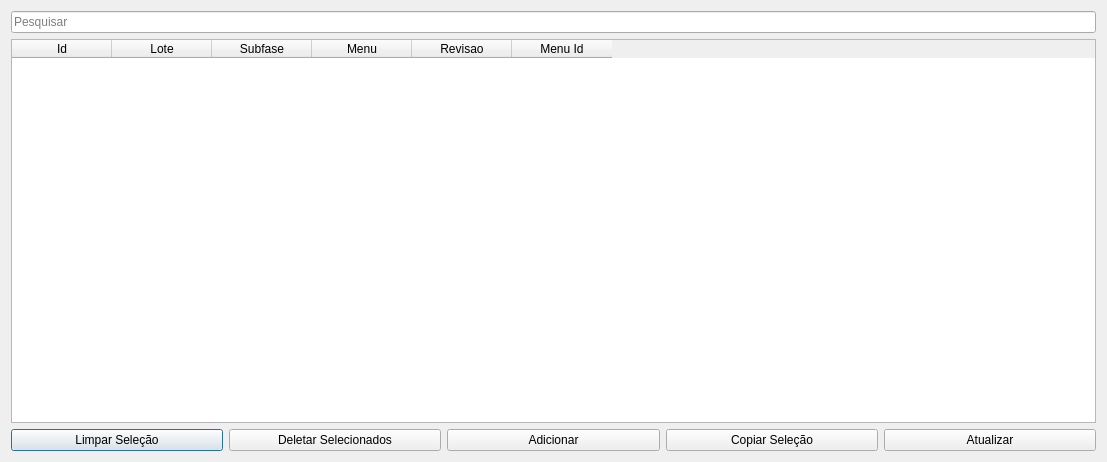
<?xml version="1.0" encoding="UTF-8"?>
<ui version="4.0">
 <class>Dialog</class>
 <widget class="QDialog" name="Dialog">
  <property name="geometry">
   <rect>
    <x>0</x>
    <y>0</y>
    <width>1107</width>
    <height>462</height>
   </rect>
  </property>
  <property name="windowTitle">
   <string>Perfis Menu</string>
  </property>
  <layout class="QGridLayout" name="gridLayout">
   <item row="1" column="0">
    <widget class="QTableWidget" name="tableWidget">
     <attribute name="verticalHeaderCascadingSectionResizes">
      <bool>false</bool>
     </attribute>
     <column>
      <property name="text">
       <string>Id</string>
      </property>
     </column>
     <column>
      <property name="text">
       <string>Lote</string>
      </property>
     </column>
     <column>
      <property name="text">
       <string>Subfase</string>
      </property>
     </column>
     <column>
      <property name="text">
       <string>Menu</string>
      </property>
     </column>
     <column>
      <property name="text">
       <string>Revisao</string>
      </property>
     </column>
     <column>
      <property name="text">
       <string>Menu Id</string>
      </property>
     </column>
    </widget>
   </item>
   <item row="2" column="0">
    <layout class="QHBoxLayout" name="horizontalLayout">
     <item>
      <widget class="QPushButton" name="clearSelectionBtn">
       <property name="text">
        <string>Limpar Seleção</string>
       </property>
      </widget>
     </item>
     <item>
      <widget class="QPushButton" name="delBtn">
       <property name="text">
        <string>Deletar Selecionados</string>
       </property>
      </widget>
     </item>
     <item>
      <widget class="QPushButton" name="addBtn">
       <property name="text">
        <string>Adicionar</string>
       </property>
      </widget>
     </item>
     <item>
      <widget class="QPushButton" name="copyBtn">
       <property name="text">
        <string>Copiar Seleção</string>
       </property>
      </widget>
     </item>
     <item>
      <widget class="QPushButton" name="saveBtn">
       <property name="text">
        <string>Atualizar</string>
       </property>
      </widget>
     </item>
    </layout>
   </item>
   <item row="0" column="0">
    <widget class="QLineEdit" name="searchLe">
     <property name="placeholderText">
      <string>Pesquisar</string>
     </property>
    </widget>
   </item>
  </layout>
 </widget>
 <resources/>
 <connections/>
</ui>
